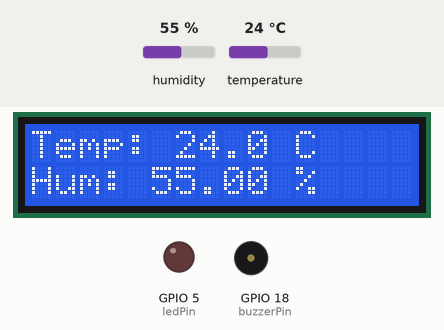
Bench run of a sketch on a simulated ESP32. Parts: 16×2 character LCD, output pins drawn as LEDs (lit = HIGH), buzzer (waves = sounding, pin HIGH). The test bench sets the inputs (shaded band); at power-on: temperature 24 °C, humidity 55 %. What the sketch prints to the serial monitor is not drawn.

Above: at 3.2 s.
3.3 s: temperature set to 32.3 °C
At 4.4 s:
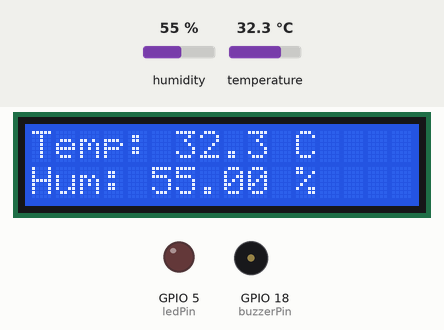
6.0 s: temperature set to 33.6 °C
At 7.0 s:
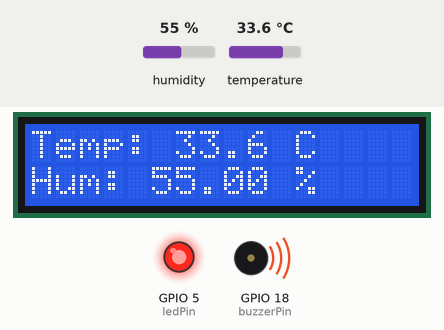
8.7 s: humidity set to 22 %
At 11.0 s:
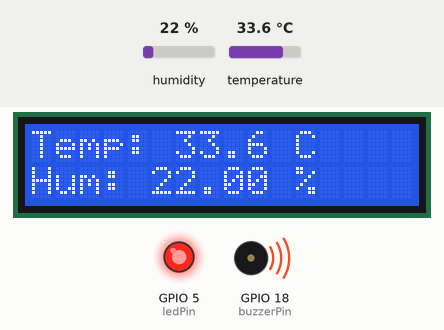
11.7 s: humidity set to 40 %
At 13.6 s:
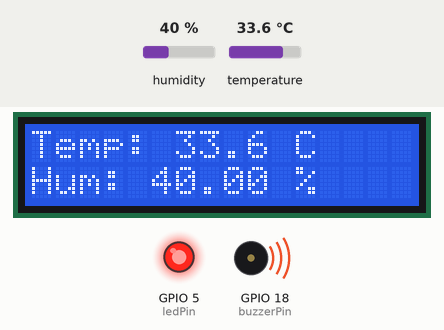
Timing chart, 0 to 15.1 s (numbered marks = the images above; inputs shaded):
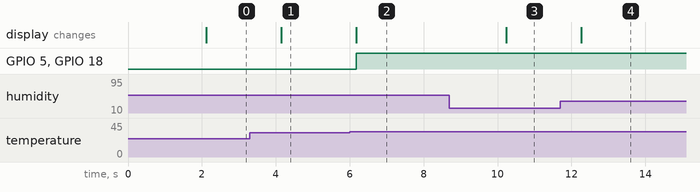

Measured:
- the behaviour switches between 33 and 33.1 °C on temperature (found by bisection; images 1 and 2)
- after the input at 3.3 s, the display: changes after 0.85 s (image 1)
- after the input at 6.0 s, GPIO 5 (ledPin), GPIO 18 (buzzerPin): LOW → HIGH after 0.18 s; the display: changes after 0.18 s (image 2)
- after the input at 8.7 s, the display: changes after 1.5 s (image 3)
- after the input at 11.7 s, the display: changes after 0.57 s (image 4)

The sketch:

sketch.ino
```cpp
#include <DHT.h>
#include <Wire.h>
#include <LiquidCrystal_I2C.h>

// Definisi Pin dan Jenis Sensor
#define DHTPIN 4          // Pin data DHT22 terhubung ke GPIO 4
#define DHTTYPE DHT22     // Menggunakan sensor DHT22
DHT dht(DHTPIN, DHTTYPE);

// Inisialisasi LCD I2C (Alamat 0x27 atau 0x3F, ukuran 16x2)
LiquidCrystal_I2C lcd(0x27, 16, 2);

const int buzzerPin = 18; // Pin buzzer di GPIO 18
const int ledPin = 5;     // Pin LED di GPIO 5

void setup() {
  Serial.begin(115200);

  // Inisialisasi komponen
  dht.begin();
  lcd.init();
  lcd.backlight();

  pinMode(buzzerPin, OUTPUT);
  pinMode(ledPin, OUTPUT);

  lcd.setCursor(0, 0);
  lcd.print("IoT Smart Room");
  lcd.setCursor(0, 1);
  lcd.print("Initializing...");
  delay(2000);
  lcd.clear();
}

void loop() {
  // Membaca kelembapan dan suhu
  float humidity = dht.readHumidity();
  float temperature = dht.readTemperature(); // dalam Celsius

  // Cek jika pembacaan gagal
  if (isnan(humidity) || isnan(temperature)) {
    Serial.println("Gagal membaca dari sensor DHT!");
    lcd.setCursor(0, 0);
    lcd.print("Sensor Error!");
    return;
  }

  // Menampilkan data ke Serial Monitor
  Serial.print("Suhu: ");
  Serial.print(temperature);
  Serial.print(" C  | Kelembapan: ");
  Serial.print(humidity);
  Serial.println(" %");

  // Menampilkan data ke LCD I2C
  lcd.setCursor(0, 0);
  lcd.print("Temp: ");
  lcd.print(temperature, 1);  //1 angka desimal
  lcd.print(" C");            // spasi untuk menimpa sisa karakter

  lcd.setCursor(0, 1);
  lcd.print("Hum: ");
  lcd.print(humidity);
  lcd.print(" %");

  // Logika Otomatisasi: Jika suhu > 33°C, buzzer dan LED menyala (peringatan)
  if (temperature > 33.0) {
    digitalWrite(buzzerPin, HIGH);
    digitalWrite(ledPin, HIGH);
    Serial.println("PERINGATAN: Suhu Tinggi!");
  } else {
    digitalWrite(buzzerPin, LOW);
    digitalWrite(ledPin, LOW);
  }

  delay(2000); // Jeda 2 detik sebelum pembacaan berikutnya
}
```
